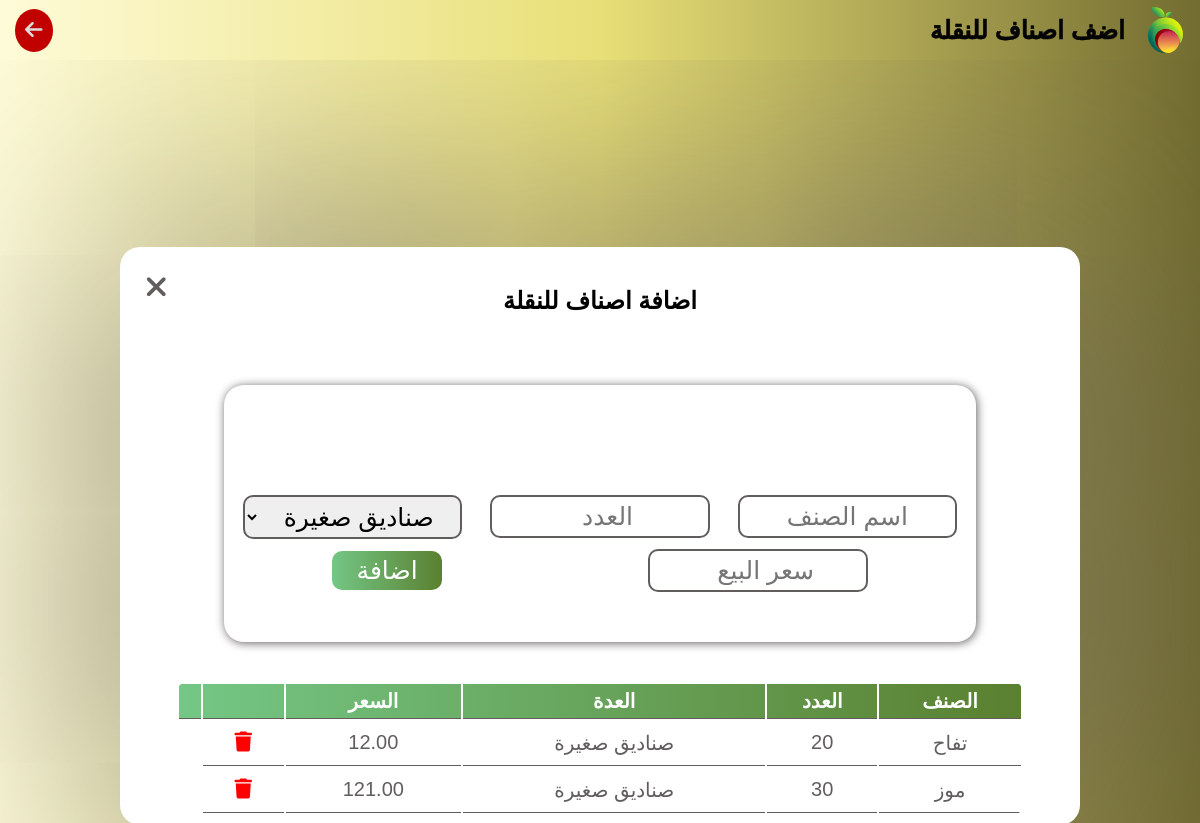
The page /containerItems/1 on the database its author committed.
### user/models.py (models this page shows, shortened)
class ContainerItem(models.Model):
    container = models.ForeignKey(Container, on_delete=models.CASCADE)
    item = models.ForeignKey(Item, on_delete=models.CASCADE)
    count = models.PositiveIntegerField()
    tool = models.CharField(max_length=100, default="صناديق")
    price = models.DecimalField(max_digits=5, decimal_places=2)

class Item(models.Model):
    name = models.CharField(max_length=100)
    price = models.DecimalField(max_digits=5, decimal_places=2, default=0)
    date = models.DateField(default=timezone.now().date())

### user/views.py (the view, shortened to what this page needs)
# urls.py: path('containerItems/<int:id>',views.container_items, name='containeritems' ),
def container_items(request, id):
    container = get_object_or_404(Container, pk=id)
    return render(request, 'containerItems.html', {'container': container})

### templates/containerItems.html (shortened to what this page needs)
{% load static %}
<!DOCTYPE html>
<html lang="en">
<head>
    <link rel="stylesheet" href="https://cdnjs.cloudflare.com/ajax/libs/font-awesome/6.5.1/css/all.min.css" />
    <link rel="stylesheet" href="{% static "css/main.css" %}">
</head>
<body>
        <header>
            <div class="main">
                <img src="{% static "images/logo.png" %}" alt="">
                <h1>اضف اصناف للنقلة</h1>
            </div>
            <a href="#" onclick="goBack()"><i class="fa-solid fa-arrow-left"></i></a>
        </header>
        <div class="window" id="" style="display: flex;">
        <i id="closekinds" class="fa-solid fa-xmark close"></i>
        <h2>اضافة اصناف للنقلة</h2>
        <form method ="POST"  class="addcar" action="{% url "containeritems" container.id %}">
            <ul class="messages">
            </ul>
        <div class="inputs">
        <input type="text" name="item_name" id="" placeholder="اسم الصنف">
        <input type="number" name="count" id="" placeholder="العدد">
        <select name="tool" id="">
            <option value="صناديق صغيرة">صناديق صغيرة</option>
        </select>
        <input type="number" name="price" id="" placeholder="سعر البيع">
        <button id="addcon">اضافة</button>
        </div>
        </form>
    <table>
        <thead>
            <tr>
                <th>الصنف</th>
                <th>العدد</th>
                <th>العدة</th>
                <th>السعر</th>
                <th></th>
                <th></th>
            </tr>
        </thead>
        <tbody id="tablebody">
            {% for container_item in container.containeritem_set.all %}
            <tr>
                <td>{{ container_item.item.name }}</td>
                <td>{{ container_item.count }}</td>
                <td>{{ container_item.tool }}</td>
                <td>{{ container_item.price }}</td>
                <td><button id="deletecar" class="btn"  style="color: #FF0000;" ><i class="fa-solid fa-trash"></i></button></td>
            </tr>
            {% endfor %}
        </tbody>
    </table>
</div>
</body>
</html>

### _project/static/css/main.css (style rules this page uses)
* { padding: 0; margin: 0; box-sizing: border-box; font-family: Arial, Helvetica, sans-serif; }
body { min-height: 100vh; display: flex; align-items: center; flex-direction: column; background: linear-gradient(270deg,#726c30,#e8df77,#FEFBD8); }
header { display: flex; justify-content: space-between; align-items: center; direction: rtl; flex-direction: row; width: 100%; z-index: 103; padding: 5px 15px; background: linear-gradient(270deg,#726c30,#e8df77,#FEFBD8); }
header a { text-decoration: none; color: #dedede; background-color: #c10000; padding: 10px; font-size: 20px; border-radius: 50%; transition: 0.5s ease; }
header h1,header h2 { font-size: 25px;color: #040404;-webkit-text-stroke:0.5px #040404; }
header div { display: flex; align-items: center; gap: 20px; color: #fff; }
header img { width: 40px; }
.window { position: absolute; top: 30%; width: 80%; height: fit-content; z-index: 101; background-color: #fff; border-radius: 20px; padding: 10px; box-shadow: 1px 1px 1000px #625D5D; display: none; justify-content: center; align-items: center; flex-direction: column; direction: rtl; }
.window .close,.profitcon .close { position: absolute; top: 20px; left: 20px; font-size: 30px; cursor: pointer; color: #625D5D; padding: 5px; border-radius: 50%; transition: 0.5s ease; }
.window h2 { margin: 30px; }
.inputs { margin: 20px; width: 100%; display: flex; justify-content: center; align-items: center; flex-direction: row; flex-wrap: wrap; gap: 10px; }
.inputs input,.inputs select { width: 15%; padding: 10px; font-size: 20px; border-radius:10px; outline: none; border: 1px solid #625D5D; }
.inputs button { font-size: 20px; border: none; color:#fff; padding: 5px 20px; border-radius:10px ; cursor: pointer; background:linear-gradient(270deg,#5A8030,#74C785) ; }
.addcar { direction: rtl; width: 80%; margin: 40px; padding: 30px 10px; display: flex; align-items: center; justify-content: space-around; flex-direction: column; gap: 20px; background-color: #fff; border-radius: 20px; box-shadow: 1px 1px 10px #625D5D; }
.addcar div { justify-content: space-around; width: 100%; display: flex; align-items: center; }
.addcar input,.addcar select { width: 30%; text-align: center; font-size: 25px; padding: 5px; border-radius: 10px; outline: none; border: 2px solid #625D5D; }
.addcar button { width: 15%; font-size: 25px; padding: 5px; color: #fff; background:linear-gradient(270deg,#5A8030,#74C785); border: none; border-radius: 10px; transition: 0.5s ease; cursor: pointer; }
.todayscar.table table ,.window table,.bigcon table { width: 90%; text-align: center; border-radius: 10px; overflow: hidden; }
.todayscar .table table thead,.window table thead,.bigcon table thead { background: linear-gradient(270deg,#5A8030,#74C785); }
.todayscar .table table th,.window table th { font-size: 20px; color: #fff; padding: 5px; border-bottom: 1px solid #625D5D; }
.table table td,.window table td { font-size: 20px; border-bottom: 1px solid #625D5D; padding: 10px; color: #625D5D; }
.table table td .btn,.window table td .btn { border: none; background-color: transparent; font-size: 20px; cursor: pointer; }
.messages { list-style-type: none; padding: 10px; margin: 10px 0; }

### rows shown on the page
ContainerItem: item.name "تفاح", count "20", tool "صناديق صغيرة", price "12.00"
ContainerItem: item.name "موز", count "30", tool "صناديق صغيرة", price "121.00"
